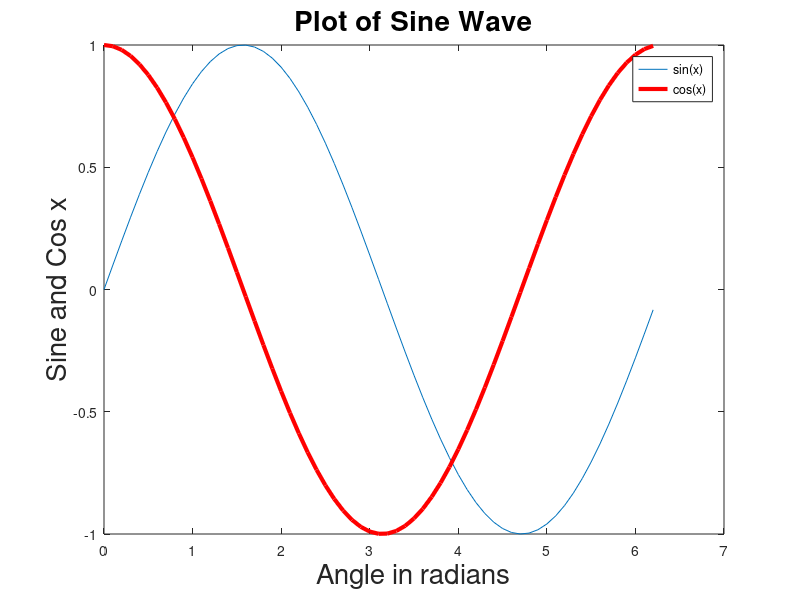

The MATLAB source for this figure: (Note: this script raises an error after producing the figure.)
clear all;
clc;

x = [0:0.1:2*pi];
y = sin(x);
z = cos(x);
figure();
plot(x,y,x,z,'r','LineWidth',3);
title("Plot of Sine Wave",'FontSize',20);
xlabel('Angle in radians','FontSize',20);
ylabel('Sine and Cos x','FontSize',20);
legend('sin(x)','cos(x)');


ax = gca;
ax.FontSize = 13;
ax.TickDir = 'in';
ax.XTick = [0:0.5:2*pi];
ax.YTick = [-1:0.2:1];
ax.YLim = [-1 1];
ax.XLim = [0 2*pi];
grid on;

figure();
polarplot(x,y.*z,'g','LineWidth',3);
set(gca,'FontSize',20)

clc;
clear all;
